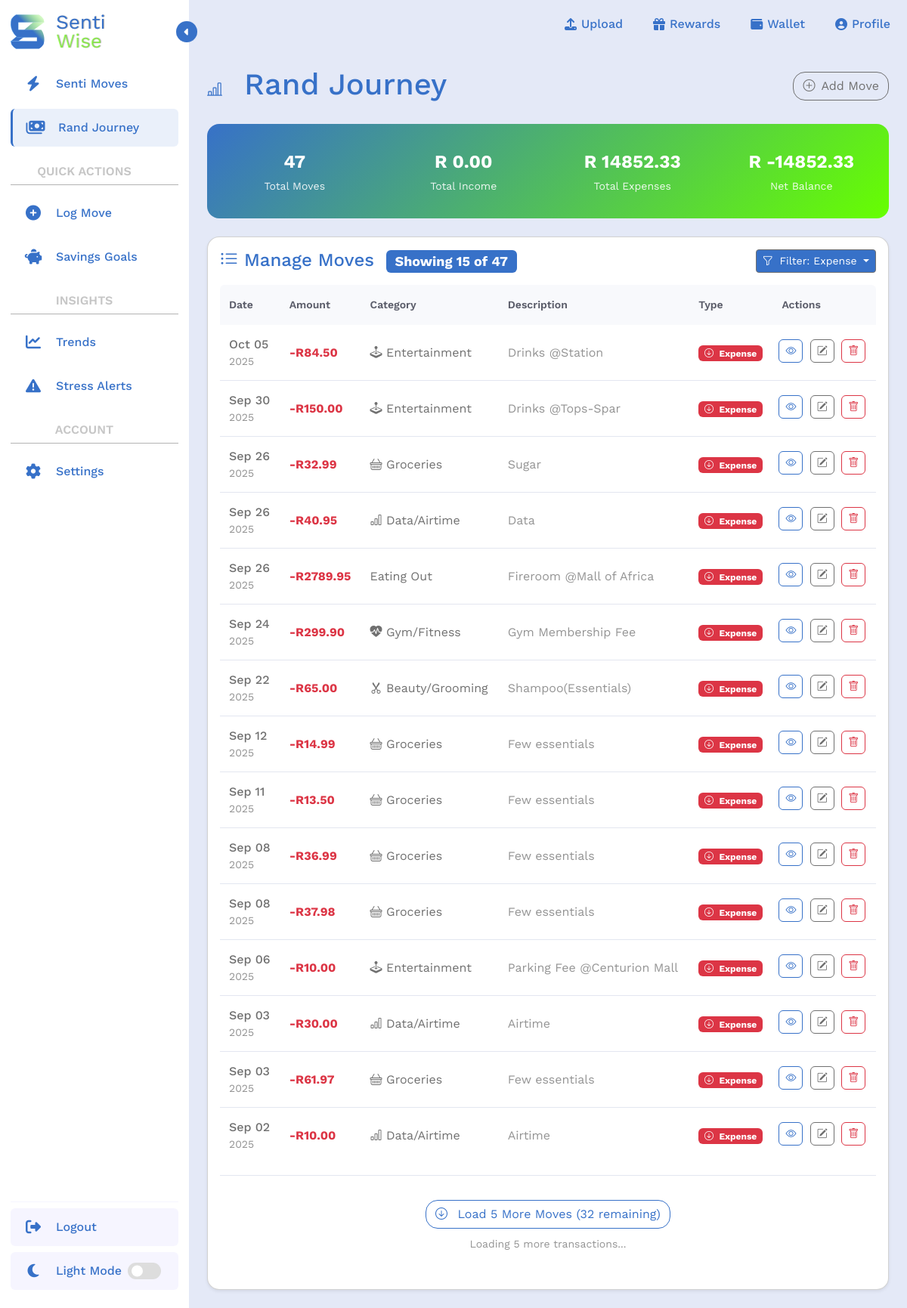
/transactions/list/?transaction_type=expense (signed in), run on the app's committed database.
### transactions/models.py (models this page shows, shortened)
class Transaction(models.Model):
    TRANSACTION_TYPES = (
        ('income', 'Income'),
        ('expense', 'Expense'),
    )
    user = models.ForeignKey(User, on_delete=models.CASCADE, related_name='transactions')
    amount = models.DecimalField(max_digits=10, decimal_places=2)
    category = models.CharField(max_length=22, choices=Category.DEFAULT_CATEGORIES) # preset categories in form
    date = models.DateField()
    type = models.CharField(max_length=7, choices=TRANSACTION_TYPES)
    description = models.CharField(max_length=255, blank=True)
    objects = TransactionQuerySet.as_manager()

### transactions/views.py (the view)
# urls.py: path('transactions/list/', transactions_list_page, name='list_transaction'), # Read: list all
@login_required(login_url='login')
def transactions_list_page(request):
    print(f"DEBUG: GET parameters: {dict(request.GET)}")
    transaction_filter = TransactionFilter(
        request.GET,
        queryset = Transaction.objects.filter(user=request.user).order_by('-date')
    )
    print(f"DEBUG: Filter form is_valid: {transaction_filter.form.is_valid()}")
    print(f"DEBUG: Filter form data: {transaction_filter.form.data}")
    print(f"DEBUG: Filter form cleaned_data: {getattr(transaction_filter.form, 'cleaned_data', 'No cleaned_data')}")
    filtered_qs = transaction_filter.qs
    print(f"DEBUG: SQL Query: {str(filtered_qs.query)}")
    print(f"DEBUG: Filtered count: {filtered_qs.count()}")
    sample_transactions = list(filtered_qs[:5])
    print(f"DEBUG: Sample transaction types: {[t.type for t in sample_transactions]}")
    page = request.GET.get('page', 1)
    page_size = int(request.GET.get('page_size', 15)) # Initial load: 15, subsequent: 5
    if request.headers.get('X-Requested-With') == 'XMLHttpRequest':
        return handle_ajax_transactions(request, filtered_qs)
    paginator = Paginator(filtered_qs, 15)
    initial_transactions = paginator.get_page(1)
    net_totals = filtered_qs.aggregate(
        net_income = Sum('amount', filter=Q(type='income')),
        net_expenses = Sum('amount', filter=Q(type='expense'))
    )
    net_income = net_totals['net_income'] or 0
    net_expenses = net_totals['net_expenses'] or 0
    net_balance = net_income - net_expenses
    context = {
        'transactions': initial_transactions,
        'total_count': filtered_qs.count(),
        'initial_load_count': len(initial_transactions),
        'total_income': float(net_income),
        'total_expenses': float(net_expenses),
        'net_balance': float(net_balance), # Net Balance
        'has_more': initial_transactions.has_next(),
        'current_page': 1,
        'filter': transaction_filter,
        'current_filter_type': request.GET.get('transaction_type', 'all')
    }
    return render(request, "transactions/list_transaction.html", context)

### transactions/templates/transactions/list_transaction.html (shortened to what this page needs)
{% extends 'transactions/index-2.html' %}
{% load crispy_forms_tags %}
{% load static %}
{% load sass_tags %}
{% block main_content %}
<main class="tracker-main-content p-4 flex-grow-1">
    <div class="d-flex justify-content-between align-items-center mb-4">
        <div>
            <h1 class="text-primary mb-1"><i class="bi bi-bar-chart-line me-3 fs-5"></i>
                Rand Journey
            </h1>
        </div>
        <div class="d-none d-md-block">
            <a href="{% url 'add_transaction' %}" class="back-b btn btn-outline-dark">
                <i class="bi bi-plus-circle me-2"></i>Add Move
            </a>
        </div>
    </div>
    <div class="row g-3 mb-4">
        <div class="col-12">
            <div class="stats-summary p-3">
                <div class="row text-center">
                    <div class="col-6 col-md-3">
                        <div class="stat-item">
                            <div class="stat-value">{{ total_count }}</div>
                            <div class="stat-label">Total Moves</div>
                        </div>
                    </div>
                    <div class="col-6 col-md-3">
                        <div class="stat-item">
                            <div class="stat-value">R {{ total_income|floatformat:2 }}</div>
                            <div class="stat-label">Total Income</div>
                        </div>
                    </div>
                    <div class="col-6 col-md-3">
                        <div class="stat-item">
                            <div class="stat-value">R {{ total_expenses|floatformat:2 }}</div>
                            <div class="stat-label">Total Expenses</div>
                        </div>
                    </div>
                    <div class="col-6 col-md-3">
                        <div class="stat-item">
                            <div class="stat-value">R {{ net_balance|floatformat:2 }}</div>
                            <div class="stat-label">Net Balance</div>
                        </div>
                    </div>
                </div>
            </div>
        </div>
    </div>
    <div class="card bg-card-color shadow-sm mobile-scroll-fade">
        <div class="card-body">
            <div class="top-items d-flex justify-content-between align-items mb-3">
                <h4 class="card-title text-primary mb-0">
                    <i class="bi bi-list-ul me-2"></i>Manage Moves
                    <span class="badge bg-primary ms-2">
                        Showing <span id="showingCount">{{ initial_load_count|default:transactions.count }}</span>
                        of <span id="totalTransactions">{{ total_count }}</span>
                    </span>
                </h4>
                <div class="d-flex align-items-center">
                    {% if total_count > 0 %}
                    <div class="dropdown">
                        <button class="filter-dropdown-btn btn btn-outline-dark btn-sm dropdown-toggle{% if transaction_filter_type %} filtered{% endif %}"
                                id="filterDropdownBtn"
                                type="button"
                                data-bs-toggle="dropdown">
                            <i class="bi bi-funnel me-1"></i>
                            {% if transaction_filter_type %}
                                Filter: {{ transaction_filter_type|title }}
                            {% else %}
                                Filter
                            {% endif %}
                        </button>
                    </div>
                    {% endif %}
                </div>
            </div>
            {% if total_count > 0 %}
            <div class="table-responsive">
                <table class="table table-hover">
                    <thead>
                        <tr>
                            <th>Date</th>
                            <th>Amount</th>
                            <th>Category</th>
                            <th>Description</th>
                            <th>Type</th>
                            <th>Actions</th>
                        </tr>
                    </thead>
                    <tbody id="transactionsTableBody">
                        {% for t in transactions %}
                        <tr>
                            <td data-label="Date">
                                <div class="d-flex flex-column">
                                    <span class="fw-medium">{{ t.date|date:"M d" }}</span>
                                    <small class="text-muted">{{ t.date|date:"Y" }}</small>
                                </div>
                            </td>
                            <td data-label="Amount">
                                <span class="fw-bold {% if t.type == 'income' %}text-success{% else %}text-danger{% endif %}">
                                    {% if t.type == 'income' %}+{% else %}-{% endif %}R{{ t.amount }}
                                </span>
                            </td>
                            <td data-label="Category">
                                <div class="category-icon-text">
                                    {% if t.category == 'SALARY' %}
                                    <i class="bi bi-briefcase me-1"></i> Work/Salary
                                    {% elif t.category == 'SIDE_HUSTLE' %}
                                    <i class="bi bi-laptop me-1"></i> Side Hustle
                                    {% elif t.category == 'BUSARY' %}
                                    <i class="bi bi-mortarboard"></i> Scholarship/Bursary
                                    {% elif t.category == 'ALLOWANCE' %}
                                    <i class="bi bi-person-hearts"></i> Family Support
                                    {% elif t.category == 'STUDENT_LOAN' %}
                                    <i class="bi bi-buildings"></i> Student Loan
                                    {% elif t.category == 'GRANT' %}
                                    <i class="bi bi-clipboard-check"></i> Grant
                                    {% elif t.category == 'GIFT' %}
                                    <i class="bi bi-gift"></i> Gift
                                    {% elif t.category == 'GROCERIES' %}
                                    <i class="bi bi-basket"></i> Groceries
                                    {% elif t.category == 'RENT' %}
                                    <i class="bi bi-house"></i> Rent/Accomodation
                                    {% elif t.category == 'TRANSPORT' %}
                                    <i class="bi bi-train-front"></i> Transport
                                    {% elif t.category == 'DATA' %}
                                    <i class="bi bi-bar-chart"></i> Data/Airtime
                                    {% elif t.category == 'GYM' %}
                                    <i class="bi bi-heart-pulse-fill"></i> Gym/Fitness
                                    {% elif t.category == 'INSURANCE' %}
                                    <i class="bi bi-bank"></i> Insurance
                                    {% elif t.category == 'DEBT' %}
                                    <i class="bi bi-credit-card"></i> Debt Repayment
                                    {% elif t.category == 'ENTERTAINMENT' %}
                                    <i class="bi bi-joystick"></i> Entertainment
                                    {% elif t.category == 'DINING' %}
                                     Eating Out
                                    {% elif t.category == 'EDUCATION' %}
                                    <i class="bi bi-book"></i> Education
                                    {% elif t.category == 'HEALTH' %}
                                    <i class="bi bi-bandaid"></i> Health/Medical
                                    {% elif t.category == 'CLOTHING' %}
                                    <i class="bi bi-bag"></i> Clothing
                                    {% elif t.category == 'SAVINGS' %}
                                    <i class="bi bi-piggy-bank"></i> Savings/Invenstments
                                    {% elif t.category == 'SUBSCRIPTIONS' %}
                                    <i class="bi bi-person-vcard"></i> Subscriptions
                                    {% elif t.category == 'PERSONAL_GROOMING' %}
                                    <i class="bi bi-scissors"></i> Beauty/Grooming
                                    {% else %}
                                    {{ category_display|default:t.category }}
                                    {% endif %}
                                </div>
                            </td>
                            <td data-label="Description" class="d-none d-md-table-cell">
                                <span class="text-muted">{{ t.description|truncatechars:50 }}</span>
                            </td>
                            <td data-label="Type">
                                <span class="badge {% if t.type == 'income' %}bg-success{% else %}bg-danger{% endif %}">
                                    <i class="bi {% if t.type == 'income' %}bi-arrow-up-circle{% else %}bi-arrow-down-circle{% endif %} me-1"></i>
                                    {{ t.type|title }}
                                </span>
                            </td>
                            <td data-label="Actions" class="actions">
                                <div class="d-none d-md-block">
                                    <a href="{% url 'detail_transaction' t.id %}" class="btn btn-sm btn-outline-primary rounded" title="View Details">
                                        <i class="bi bi-eye"></i>
                                    </a>
                                    <a href="{% url 'edit_transaction' t.id %}" class="btn btn-sm btn-outline-dark rounded" title="Edit">
                                        <i class="bi bi-pencil-square"></i>
                                    </a>
                                    <a href="{% url 'delete_transaction' t.id %}" class="btn btn-sm btn-outline-danger rounded" title="Delete">
                                        <i class="bi bi-trash"></i>
                                    </a>
                                </div>
                            </td>
                        </tr>
                        {% endfor %}
                    </tbody>
                </table>
                {% if has_more %}
                <div class="load-more-container" id="loadMoreContainer">
                    <button class="back-b btn btn-outline-primary btn-load-more" id="loadMoreBtn">
                        <span class="load-text">
                        </span>
                    </button>
                    <div class="mt-2">
                        <small class="text-muted">
                            Loading <span id="loadingBatch">5</span> more transactions...
                        </small>
                    </div>
                </div>
                {% endif %}
            </div>
            {% endif %}
        </div>
    </div>
</main>
{% endblock %}

### data on the page
Transaction: date "Oct 05", date "2025", amount "84.50", category "ENTERTAINMENT" (drawn), description "Drinks @Station", type "Expense"
Transaction: date "Sep 30", date "2025", amount "150.00", category "ENTERTAINMENT" (drawn), description "Drinks @Tops-Spar", type "Expense"
Transaction: date "Sep 26", date "2025", amount "32.99", category "GROCERIES" (drawn), description "Sugar", type "Expense"
Transaction: date "Sep 26", date "2025", amount "40.95", category "DATA" (drawn), description "Data", type "Expense"
Transaction: date "Sep 26", date "2025", amount "2789.95", category "Eating Out", description "Fireroom @Mall of Africa", type "Expense"
Transaction: date "Sep 24", date "2025", amount "299.90", category "GYM" (drawn), description "Gym Membership Fee", type "Expense"
Transaction: date "Sep 22", date "2025", amount "65.00", shows "Beauty/Grooming", description "Shampoo(Essentials)", type "Expense"
Transaction: date "Sep 12", date "2025", amount "14.99", category "GROCERIES" (drawn), description "Few essentials", type "Expense"
Transaction: date "Sep 11", date "2025", amount "13.50", category "GROCERIES" (drawn), description "Few essentials", type "Expense"
Transaction: date "Sep 08", date "2025", amount "36.99", category "GROCERIES" (drawn), description "Few essentials", type "Expense"
Transaction: date "Sep 08", date "2025", amount "37.98", category "GROCERIES" (drawn), description "Few essentials", type "Expense"
Transaction: date "Sep 06", date "2025", amount "10.00", category "ENTERTAINMENT" (drawn), description "Parking Fee @Centurion Mall", type "Expense"
Transaction: date "Sep 03", date "2025", amount "30.00", category "DATA" (drawn), description "Airtime", type "Expense"
Transaction: date "Sep 03", date "2025", amount "61.97", category "GROCERIES" (drawn), description "Few essentials", type "Expense"
Transaction: date "Sep 02", date "2025", amount "10.00", category "DATA" (drawn), description "Airtime", type "Expense"

### other printed values
{{ total_count }} "47"
{{ total_income|floatformat:2 }} "0.00"
{{ total_expenses|floatformat:2 }} "14852.33"
{{ net_balance|floatformat:2 }} "-14852.33"
{{ initial_load_count|default:transactions.count }} "15"
{{ transaction_filter_type|title }} "Expense"
